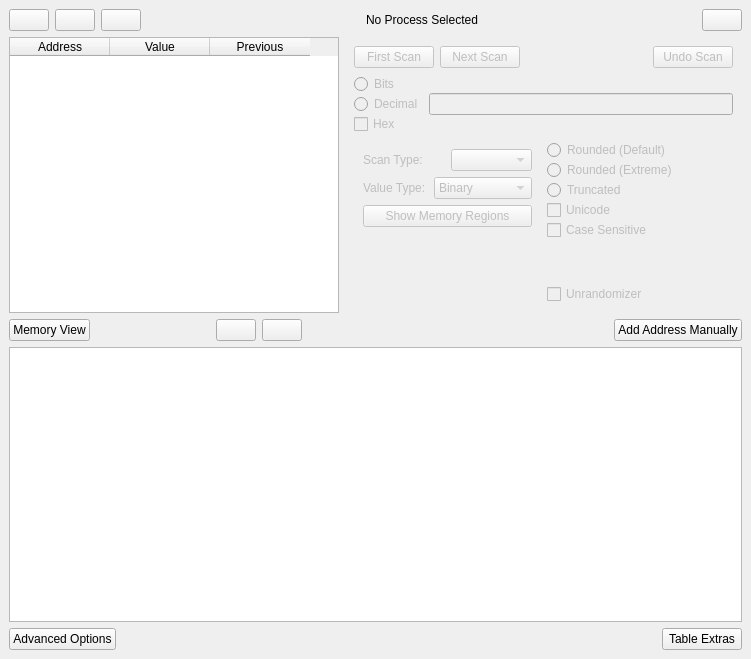
<?xml version="1.0" encoding="UTF-8"?>
<ui version="4.0">
 <class>MainWindow</class>
 <widget class="QMainWindow" name="MainWindow">
  <property name="geometry">
   <rect>
    <x>0</x>
    <y>0</y>
    <width>751</width>
    <height>659</height>
   </rect>
  </property>
  <property name="sizePolicy">
   <sizepolicy hsizetype="Fixed" vsizetype="Fixed">
    <horstretch>0</horstretch>
    <verstretch>0</verstretch>
   </sizepolicy>
  </property>
  <property name="minimumSize">
   <size>
    <width>751</width>
    <height>659</height>
   </size>
  </property>
  <property name="maximumSize">
   <size>
    <width>751</width>
    <height>659</height>
   </size>
  </property>
  <property name="windowTitle">
   <string>PINCE</string>
  </property>
  <widget class="QWidget" name="centralwidget">
   <property name="sizePolicy">
    <sizepolicy hsizetype="Fixed" vsizetype="Fixed">
     <horstretch>0</horstretch>
     <verstretch>0</verstretch>
    </sizepolicy>
   </property>
   <layout class="QVBoxLayout" name="verticalLayout_6">
    <item>
     <layout class="QHBoxLayout" name="horizontalLayout_5">
      <property name="sizeConstraint">
       <enum>QLayout::SetFixedSize</enum>
      </property>
      <item>
       <widget class="QPushButton" name="processbutton">
        <property name="sizePolicy">
         <sizepolicy hsizetype="Minimum" vsizetype="Minimum">
          <horstretch>0</horstretch>
          <verstretch>0</verstretch>
         </sizepolicy>
        </property>
        <property name="text">
         <string/>
        </property>
       </widget>
      </item>
      <item>
       <widget class="QPushButton" name="pushButton_Open">
        <property name="sizePolicy">
         <sizepolicy hsizetype="Minimum" vsizetype="Minimum">
          <horstretch>0</horstretch>
          <verstretch>0</verstretch>
         </sizepolicy>
        </property>
        <property name="text">
         <string/>
        </property>
       </widget>
      </item>
      <item>
       <widget class="QPushButton" name="pushButton_Save">
        <property name="sizePolicy">
         <sizepolicy hsizetype="Minimum" vsizetype="Minimum">
          <horstretch>0</horstretch>
          <verstretch>0</verstretch>
         </sizepolicy>
        </property>
        <property name="text">
         <string/>
        </property>
       </widget>
      </item>
      <item>
       <spacer name="horizontalSpacer_6">
        <property name="orientation">
         <enum>Qt::Horizontal</enum>
        </property>
        <property name="sizeHint" stdset="0">
         <size>
          <width>40</width>
          <height>20</height>
         </size>
        </property>
       </spacer>
      </item>
      <item>
       <widget class="QLabel" name="label_SelectedProcess">
        <property name="text">
         <string>No Process Selected</string>
        </property>
       </widget>
      </item>
      <item>
       <spacer name="horizontalSpacer_5">
        <property name="orientation">
         <enum>Qt::Horizontal</enum>
        </property>
        <property name="sizeHint" stdset="0">
         <size>
          <width>40</width>
          <height>20</height>
         </size>
        </property>
       </spacer>
      </item>
      <item>
       <widget class="QPushButton" name="pushButton_Settings">
        <property name="sizePolicy">
         <sizepolicy hsizetype="Minimum" vsizetype="Minimum">
          <horstretch>0</horstretch>
          <verstretch>0</verstretch>
         </sizepolicy>
        </property>
        <property name="text">
         <string/>
        </property>
       </widget>
      </item>
     </layout>
    </item>
    <item>
     <layout class="QHBoxLayout" name="horizontalLayout_9">
      <item>
       <widget class="QTableWidget" name="tableWidget">
        <property name="sizePolicy">
         <sizepolicy hsizetype="Fixed" vsizetype="Expanding">
          <horstretch>0</horstretch>
          <verstretch>0</verstretch>
         </sizepolicy>
        </property>
        <property name="minimumSize">
         <size>
          <width>330</width>
          <height>0</height>
         </size>
        </property>
        <column>
         <property name="text">
          <string>Address</string>
         </property>
        </column>
        <column>
         <property name="text">
          <string>Value</string>
         </property>
        </column>
        <column>
         <property name="text">
          <string>Previous</string>
         </property>
        </column>
       </widget>
      </item>
      <item>
       <widget class="QWidget" name="QWidget_Toolbox" native="true">
        <property name="enabled">
         <bool>false</bool>
        </property>
        <layout class="QVBoxLayout" name="verticalLayout_5">
         <item>
          <layout class="QHBoxLayout" name="horizontalLayout_6">
           <item>
            <widget class="QPushButton" name="pushButton_FirstScan">
             <property name="text">
              <string>First Scan</string>
             </property>
            </widget>
           </item>
           <item>
            <widget class="QPushButton" name="pushButton_NextScan">
             <property name="text">
              <string>Next Scan</string>
             </property>
            </widget>
           </item>
           <item>
            <spacer name="horizontalSpacer">
             <property name="orientation">
              <enum>Qt::Horizontal</enum>
             </property>
             <property name="sizeHint" stdset="0">
              <size>
               <width>40</width>
               <height>20</height>
              </size>
             </property>
            </spacer>
           </item>
           <item>
            <widget class="QPushButton" name="pushButton_UndoScan">
             <property name="text">
              <string>Undo Scan</string>
             </property>
            </widget>
           </item>
          </layout>
         </item>
         <item>
          <layout class="QHBoxLayout" name="horizontalLayout_7">
           <item>
            <widget class="QWidget" name="widget" native="true">
             <property name="sizePolicy">
              <sizepolicy hsizetype="Fixed" vsizetype="Fixed">
               <horstretch>0</horstretch>
               <verstretch>0</verstretch>
              </sizepolicy>
             </property>
             <layout class="QVBoxLayout" name="verticalLayout_2">
              <property name="spacing">
               <number>0</number>
              </property>
              <property name="leftMargin">
               <number>0</number>
              </property>
              <property name="topMargin">
               <number>0</number>
              </property>
              <property name="rightMargin">
               <number>0</number>
              </property>
              <property name="bottomMargin">
               <number>0</number>
              </property>
              <item>
               <widget class="QRadioButton" name="radioButton_Bits">
                <property name="text">
                 <string>Bits</string>
                </property>
               </widget>
              </item>
              <item>
               <widget class="QRadioButton" name="radioButton_Decimal">
                <property name="text">
                 <string>Decimal</string>
                </property>
               </widget>
              </item>
              <item>
               <widget class="QCheckBox" name="checkBox_Hex">
                <property name="text">
                 <string>Hex</string>
                </property>
               </widget>
              </item>
             </layout>
            </widget>
           </item>
           <item>
            <widget class="QLineEdit" name="lineEdit_Scan"/>
           </item>
          </layout>
         </item>
         <item>
          <layout class="QHBoxLayout" name="horizontalLayout_4">
           <item>
            <widget class="QWidget" name="widget" native="true">
             <layout class="QVBoxLayout" name="verticalLayout_4">
              <item>
               <layout class="QHBoxLayout" name="horizontalLayout_2">
                <item>
                 <widget class="QLabel" name="label">
                  <property name="text">
                   <string>Scan Type:</string>
                  </property>
                 </widget>
                </item>
                <item>
                 <widget class="QComboBox" name="comboBox_ScanType"/>
                </item>
               </layout>
              </item>
              <item>
               <layout class="QHBoxLayout" name="horizontalLayout">
                <item>
                 <widget class="QLabel" name="label_2">
                  <property name="text">
                   <string>Value Type:</string>
                  </property>
                 </widget>
                </item>
                <item>
                 <widget class="QComboBox" name="comboBox_ValueType">
                  <item>
                   <property name="text">
                    <string>Binary</string>
                   </property>
                  </item>
                  <item>
                   <property name="text">
                    <string>Byte</string>
                   </property>
                  </item>
                  <item>
                   <property name="text">
                    <string>2 Bytes</string>
                   </property>
                  </item>
                  <item>
                   <property name="text">
                    <string>4 Bytes</string>
                   </property>
                  </item>
                  <item>
                   <property name="text">
                    <string>8 Bytes</string>
                   </property>
                  </item>
                  <item>
                   <property name="text">
                    <string>Float</string>
                   </property>
                  </item>
                  <item>
                   <property name="text">
                    <string>Double</string>
                   </property>
                  </item>
                  <item>
                   <property name="text">
                    <string>String</string>
                   </property>
                  </item>
                  <item>
                   <property name="text">
                    <string>Array of byte</string>
                   </property>
                  </item>
                  <item>
                   <property name="text">
                    <string>All</string>
                   </property>
                  </item>
                 </widget>
                </item>
               </layout>
              </item>
              <item>
               <widget class="QPushButton" name="pushButton_ShowMemoryRegions">
                <property name="text">
                 <string>Show Memory Regions</string>
                </property>
               </widget>
              </item>
              <item>
               <spacer name="verticalSpacer">
                <property name="orientation">
                 <enum>Qt::Vertical</enum>
                </property>
                <property name="sizeHint" stdset="0">
                 <size>
                  <width>20</width>
                  <height>40</height>
                 </size>
                </property>
               </spacer>
              </item>
             </layout>
            </widget>
           </item>
           <item>
            <widget class="QWidget" name="widget_2" native="true">
             <layout class="QVBoxLayout" name="verticalLayout">
              <property name="spacing">
               <number>0</number>
              </property>
              <property name="leftMargin">
               <number>0</number>
              </property>
              <property name="topMargin">
               <number>0</number>
              </property>
              <property name="rightMargin">
               <number>0</number>
              </property>
              <property name="bottomMargin">
               <number>0</number>
              </property>
              <item>
               <widget class="QRadioButton" name="radioButton_RoundedDefault">
                <property name="text">
                 <string>Rounded (Default)</string>
                </property>
               </widget>
              </item>
              <item>
               <widget class="QRadioButton" name="radioButton_RoundedExtreme">
                <property name="text">
                 <string>Rounded (Extreme)</string>
                </property>
               </widget>
              </item>
              <item>
               <widget class="QRadioButton" name="radioButton_Truncated">
                <property name="text">
                 <string>Truncated</string>
                </property>
               </widget>
              </item>
              <item>
               <widget class="QCheckBox" name="checkBox_Unicode">
                <property name="text">
                 <string>Unicode</string>
                </property>
               </widget>
              </item>
              <item>
               <widget class="QCheckBox" name="checkBox_CaseSensitive">
                <property name="text">
                 <string>Case Sensitive</string>
                </property>
               </widget>
              </item>
              <item>
               <layout class="QVBoxLayout" name="verticalLayout_3">
                <item>
                 <spacer name="verticalSpacer_2">
                  <property name="orientation">
                   <enum>Qt::Vertical</enum>
                  </property>
                  <property name="sizeHint" stdset="0">
                   <size>
                    <width>20</width>
                    <height>40</height>
                   </size>
                  </property>
                 </spacer>
                </item>
                <item>
                 <widget class="QCheckBox" name="checkBox_Unrandomizer">
                  <property name="text">
                   <string>Unrandomizer</string>
                  </property>
                 </widget>
                </item>
               </layout>
              </item>
             </layout>
            </widget>
           </item>
          </layout>
         </item>
         <item>
          <layout class="QHBoxLayout" name="horizontalLayout_3"/>
         </item>
        </layout>
       </widget>
      </item>
     </layout>
    </item>
    <item>
     <layout class="QHBoxLayout" name="horizontalLayout_8">
      <property name="sizeConstraint">
       <enum>QLayout::SetMinAndMaxSize</enum>
      </property>
      <item>
       <widget class="QPushButton" name="pushButton_MemoryView">
        <property name="text">
         <string>Memory View</string>
        </property>
       </widget>
      </item>
      <item>
       <spacer name="horizontalSpacer_2">
        <property name="orientation">
         <enum>Qt::Horizontal</enum>
        </property>
        <property name="sizeType">
         <enum>QSizePolicy::Fixed</enum>
        </property>
        <property name="sizeHint" stdset="0">
         <size>
          <width>120</width>
          <height>20</height>
         </size>
        </property>
       </spacer>
      </item>
      <item>
       <widget class="QPushButton" name="pushButton_CopyToAddressList">
        <property name="text">
         <string/>
        </property>
       </widget>
      </item>
      <item>
       <widget class="QPushButton" name="pushButton_CleanAddressList">
        <property name="text">
         <string/>
        </property>
       </widget>
      </item>
      <item>
       <spacer name="horizontalSpacer_3">
        <property name="orientation">
         <enum>Qt::Horizontal</enum>
        </property>
        <property name="sizeHint" stdset="0">
         <size>
          <width>40</width>
          <height>20</height>
         </size>
        </property>
       </spacer>
      </item>
      <item>
       <widget class="QPushButton" name="pushButton_AddAddressManually">
        <property name="text">
         <string>Add Address Manually</string>
        </property>
       </widget>
      </item>
     </layout>
    </item>
    <item>
     <widget class="QTableWidget" name="tableWidget_2"/>
    </item>
    <item>
     <layout class="QHBoxLayout" name="horizontalLayout_10">
      <item>
       <widget class="QPushButton" name="pushButton_AdvancedOptions">
        <property name="text">
         <string>Advanced Options</string>
        </property>
       </widget>
      </item>
      <item>
       <spacer name="horizontalSpacer_4">
        <property name="orientation">
         <enum>Qt::Horizontal</enum>
        </property>
        <property name="sizeHint" stdset="0">
         <size>
          <width>40</width>
          <height>20</height>
         </size>
        </property>
       </spacer>
      </item>
      <item>
       <widget class="QPushButton" name="pushButton_TableExtras">
        <property name="text">
         <string>Table Extras</string>
        </property>
       </widget>
      </item>
     </layout>
    </item>
   </layout>
  </widget>
  <widget class="QMenuBar" name="menubar">
   <property name="geometry">
    <rect>
     <x>0</x>
     <y>0</y>
     <width>751</width>
     <height>25</height>
    </rect>
   </property>
  </widget>
 </widget>
 <resources/>
 <connections/>
</ui>
